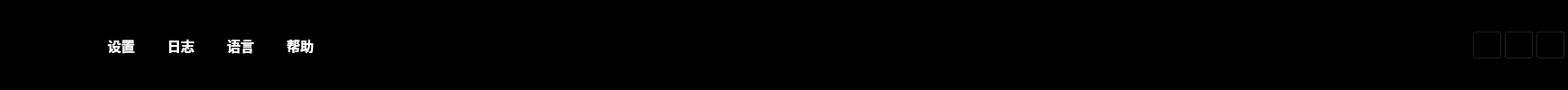
          <widget class="QFrame" name="frame">
           <property name="styleSheet">
            <string notr="true">background-color: rgb(0, 0, 0);</string>
           </property>
           <property name="frameShape">
            <enum>QFrame::StyledPanel</enum>
           </property>
           <property name="frameShadow">
            <enum>QFrame::Raised</enum>
           </property>
           <layout class="QGridLayout" name="gridLayout">
            <property name="leftMargin">
             <number>2</number>
            </property>
            <property name="topMargin">
             <number>2</number>
            </property>
            <property name="rightMargin">
             <number>2</number>
            </property>
            <property name="bottomMargin">
             <number>2</number>
            </property>
            <property name="spacing">
             <number>2</number>
            </property>
            <item row="0" column="0">
             <layout class="QHBoxLayout" name="horizontalLayout_18" stretch="1,2,2,4,6,1">
              <item>
               <layout class="QHBoxLayout" name="horizontalLayout_17" stretch="1,10">
                <item>
                 <widget class="QLabel" name="label_10">
                  <property name="sizePolicy">
                   <sizepolicy hsizetype="Expanding" vsizetype="Expanding">
                    <horstretch>0</horstretch>
                    <verstretch>0</verstretch>
                   </sizepolicy>
                  </property>
                  <property name="maximumSize">
                   <size>
                    <width>100</width>
                    <height>30</height>
                   </size>
                  </property>
                  <property name="text">
                   <string/>
                  </property>
                  <property name="pixmap">
                   <pixmap>:/QtToolTest/Resources/Quectel LOGO-20220215.png</pixmap>
                  </property>
                  <property name="scaledContents">
                   <bool>true</bool>
                  </property>
                 </widget>
                </item>
                <item>
                 <spacer name="horizontalSpacer_6">
                  <property name="orientation">
                   <enum>Qt::Horizontal</enum>
                  </property>
                  <property name="sizeHint" stdset="0">
                   <size>
                    <width>638</width>
                    <height>20</height>
                   </size>
                  </property>
                 </spacer>
                </item>
               </layout>
              </item>
              <item>
               <layout class="QHBoxLayout" name="horizontalLayout_28" stretch="1,1,1,1">
                <property name="spacing">
                 <number>20</number>
                </property>
                <item>
                 <widget class="QToolButton" name="toolButton_4">
                  <property name="font">
                   <font>
                    <family>Times New Roman</family>
                    <pointsize>11</pointsize>
                    <weight>75</weight>
                    <bold>true</bold>
                   </font>
                  </property>
                  <property name="layoutDirection">
                   <enum>Qt::LeftToRight</enum>
                  </property>
                  <property name="styleSheet">
                   <string notr="true">color: rgb(255, 255, 255);
background-color: rgb(0, 0, 0);</string>
                  </property>
                  <property name="text">
                   <string>设置</string>
                  </property>
                  <property name="toolButtonStyle">
                   <enum>Qt::ToolButtonTextOnly</enum>
                  </property>
                  <property name="autoRaise">
                   <bool>true</bool>
                  </property>
                 </widget>
                </item>
                <item>
                 <widget class="QToolButton" name="toolButton_5">
                  <property name="font">
                   <font>
                    <family>Times New Roman</family>
                    <pointsize>11</pointsize>
                    <weight>75</weight>
                    <bold>true</bold>
                   </font>
                  </property>
                  <property name="layoutDirection">
                   <enum>Qt::LeftToRight</enum>
                  </property>
                  <property name="styleSheet">
                   <string notr="true">color: rgb(255, 255, 255);
background-color: rgb(0, 0, 0);</string>
                  </property>
                  <property name="text">
                   <string>日志</string>
                  </property>
                  <property name="toolButtonStyle">
                   <enum>Qt::ToolButtonTextOnly</enum>
                  </property>
                  <property name="autoRaise">
                   <bool>true</bool>
                  </property>
                 </widget>
                </item>
                <item>
                 <widget class="QToolButton" name="toolButton_6">
                  <property name="font">
                   <font>
                    <family>Liberation Serif</family>
                    <pointsize>11</pointsize>
                    <weight>75</weight>
                    <bold>true</bold>
                   </font>
                  </property>
                  <property name="layoutDirection">
                   <enum>Qt::LeftToRight</enum>
                  </property>
                  <property name="styleSheet">
                   <string notr="true">color: rgb(255, 255, 255);
background-color: rgb(0, 0, 0);</string>
                  </property>
                  <property name="text">
                   <string>语言</string>
                  </property>
                  <property name="toolButtonStyle">
                   <enum>Qt::ToolButtonTextOnly</enum>
                  </property>
                  <property name="autoRaise">
                   <bool>true</bool>
                  </property>
                 </widget>
                </item>
                <item>
                 <widget class="QToolButton" name="toolButton_7">
                  <property name="font">
                   <font>
                    <family>Liberation Serif</family>
                    <pointsize>11</pointsize>
                    <weight>75</weight>
                    <bold>true</bold>
                   </font>
                  </property>
                  <property name="layoutDirection">
                   <enum>Qt::LeftToRight</enum>
                  </property>
                  <property name="styleSheet">
                   <string notr="true">color: rgb(255, 255, 255);
background-color: rgb(0, 0, 0);</string>
                  </property>
                  <property name="text">
                   <string>帮助</string>
                  </property>
                  <property name="toolButtonStyle">
                   <enum>Qt::ToolButtonTextOnly</enum>
                  </property>
                  <property name="autoRaise">
                   <bool>true</bool>
                  </property>
                 </widget>
                </item>
               </layout>
              </item>
              <item>
               <spacer name="horizontalSpacer_2">
                <property name="orientation">
                 <enum>Qt::Horizontal</enum>
                </property>
                <property name="sizeHint" stdset="0">
                 <size>
                  <width>40</width>
                  <height>20</height>
                 </size>
                </property>
               </spacer>
              </item>
              <item>
               <widget class="QLabel" name="label_title">
                <property name="font">
                 <font>
                  <family>微软雅黑</family>
                  <pointsize>14</pointsize>
                  <weight>75</weight>
                  <bold>true</bold>
                 </font>
                </property>
                <property name="text">
                 <string/>
                </property>
                <property name="alignment">
                 <set>Qt::AlignCenter</set>
                </property>
               </widget>
              </item>
              <item>
               <spacer name="horizontalSpacer_7">
                <property name="orientation">
                 <enum>Qt::Horizontal</enum>
                </property>
                <property name="sizeHint" stdset="0">
                 <size>
                  <width>678</width>
                  <height>20</height>
                 </size>
                </property>
               </spacer>
              </item>
              <item>
               <layout class="QHBoxLayout" name="horizontalLayout_10" stretch="1,11,0">
                <item>
                 <widget class="QToolButton" name="windowMin">
                  <property name="autoFillBackground">
                   <bool>false</bool>
                  </property>
                  <property name="text">
                   <string/>
                  </property>
                  <property name="icon">
                   <iconset>
                    <normaloff>:/QtToolTest/Resources/窗口最小化.png</normaloff>:/QtToolTest/Resources/窗口最小化.png</iconset>
                  </property>
                  <property name="iconSize">
                   <size>
                    <width>25</width>
                    <height>25</height>
                   </size>
                  </property>
                 </widget>
                </item>
                <item>
                 <widget class="QToolButton" name="windowMax">
                  <property name="text">
                   <string/>
                  </property>
                  <property name="icon">
                   <iconset>
                    <normaloff>:/QtToolTest/Resources/expand-全屏化.png</normaloff>:/QtToolTest/Resources/expand-全屏化.png</iconset>
                  </property>
                  <property name="iconSize">
                   <size>
                    <width>25</width>
                    <height>25</height>
                   </size>
                  </property>
                 </widget>
                </item>
                <item>
                 <widget class="QToolButton" name="windowClose">
                  <property name="text">
                   <string/>
                  </property>
                  <property name="icon">
                   <iconset>
                    <normaloff>:/QtToolTest/Resources/关闭.png</normaloff>:/QtToolTest/Resources/关闭.png</iconset>
                  </property>
                  <property name="iconSize">
                   <size>
                    <width>25</width>
                    <height>25</height>
                   </size>
                  </property>
                 </widget>
                </item>
               </layout>
              </item>
             </layout>
            </item>
           </layout>
          </widget>
